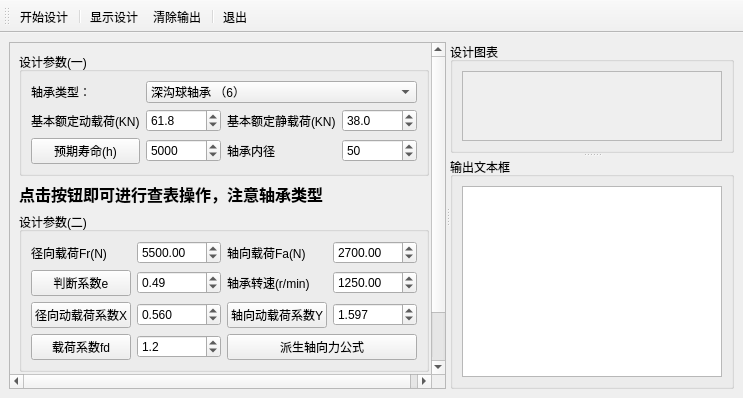
<?xml version="1.0" encoding="UTF-8"?>
<ui version="4.0">
 <class>BearingDesignUI</class>
 <widget class="QMainWindow" name="BearingDesignUI">
  <property name="geometry">
   <rect>
    <x>0</x>
    <y>0</y>
    <width>743</width>
    <height>398</height>
   </rect>
  </property>
  <property name="windowTitle">
   <string>轴承设计UI</string>
  </property>
  <widget class="QWidget" name="centralwidget">
   <layout class="QVBoxLayout" name="verticalLayout_5">
    <item>
     <widget class="QSplitter" name="splitter_2">
      <property name="orientation">
       <enum>Qt::Orientation::Horizontal</enum>
      </property>
      <widget class="QScrollArea" name="scrollArea">
       <property name="widgetResizable">
        <bool>true</bool>
       </property>
       <widget class="QWidget" name="scrollAreaWidgetContents">
        <property name="geometry">
         <rect>
          <x>0</x>
          <y>0</y>
          <width>323</width>
          <height>342</height>
         </rect>
        </property>
        <layout class="QVBoxLayout" name="verticalLayout_4">
         <item>
          <widget class="QGroupBox" name="groupBox_3">
           <property name="title">
            <string>设计参数(一)</string>
           </property>
           <layout class="QGridLayout" name="gridLayout" columnstretch="1,1,1,1">
            <item row="1" column="1">
             <widget class="QDoubleSpinBox" name="spinC">
              <property name="decimals">
               <number>1</number>
              </property>
              <property name="maximum">
               <double>200.000000000000000</double>
              </property>
              <property name="value">
               <double>61.799999999999997</double>
              </property>
             </widget>
            </item>
            <item row="2" column="0">
             <widget class="QPushButton" name="btnLife">
              <property name="text">
               <string>预期寿命(h)</string>
              </property>
             </widget>
            </item>
            <item row="0" column="1" colspan="3">
             <widget class="QComboBox" name="comboBearing">
              <property name="currentIndex">
               <number>3</number>
              </property>
              <item>
               <property name="text">
                <string>调心球轴承 （1）</string>
               </property>
              </item>
              <item>
               <property name="text">
                <string>调心滚子轴承（2）</string>
               </property>
              </item>
              <item>
               <property name="text">
                <string>圆锥滚子轴承 （3）</string>
               </property>
              </item>
              <item>
               <property name="text">
                <string>深沟球轴承 （6）</string>
               </property>
              </item>
              <item>
               <property name="text">
                <string>角接触球轴承 （C）</string>
               </property>
              </item>
              <item>
               <property name="text">
                <string>角接触球轴承  (AC)</string>
               </property>
              </item>
              <item>
               <property name="text">
                <string>角接触球轴承  （B)</string>
               </property>
              </item>
              <item>
               <property name="text">
                <string>圆柱滚子轴承  (N)</string>
               </property>
              </item>
             </widget>
            </item>
            <item row="2" column="1">
             <widget class="QDoubleSpinBox" name="spinLife">
              <property name="decimals">
               <number>0</number>
              </property>
              <property name="maximum">
               <double>3000000.000000000000000</double>
              </property>
              <property name="value">
               <double>5000.000000000000000</double>
              </property>
             </widget>
            </item>
            <item row="1" column="0">
             <widget class="QLabel" name="label_2">
              <property name="text">
               <string>基本额定动载荷(KN)</string>
              </property>
             </widget>
            </item>
            <item row="1" column="2">
             <widget class="QLabel" name="label_3">
              <property name="text">
               <string>基本额定静载荷(KN)</string>
              </property>
             </widget>
            </item>
            <item row="1" column="3">
             <widget class="QDoubleSpinBox" name="spinCo">
              <property name="decimals">
               <number>1</number>
              </property>
              <property name="maximum">
               <double>200.000000000000000</double>
              </property>
              <property name="value">
               <double>38.000000000000000</double>
              </property>
             </widget>
            </item>
            <item row="2" column="3">
             <widget class="QDoubleSpinBox" name="spin_d">
              <property name="decimals">
               <number>0</number>
              </property>
              <property name="maximum">
               <double>150.000000000000000</double>
              </property>
              <property name="value">
               <double>50.000000000000000</double>
              </property>
             </widget>
            </item>
            <item row="0" column="0">
             <widget class="QLabel" name="label_4">
              <property name="text">
               <string>轴承类型：</string>
              </property>
             </widget>
            </item>
            <item row="2" column="2">
             <widget class="QLabel" name="label_10">
              <property name="text">
               <string>轴承内径</string>
              </property>
             </widget>
            </item>
           </layout>
          </widget>
         </item>
         <item>
          <widget class="QLabel" name="label_5">
           <property name="font">
            <font>
             <pointsize>12</pointsize>
             <bold>true</bold>
            </font>
           </property>
           <property name="text">
            <string>点击按钮即可进行查表操作，注意轴承类型</string>
           </property>
          </widget>
         </item>
         <item>
          <widget class="QGroupBox" name="groupBox_4">
           <property name="title">
            <string>设计参数(二)</string>
           </property>
           <layout class="QGridLayout" name="gridLayout_2" columnstretch="1,1,1,1">
            <item row="2" column="2">
             <widget class="QPushButton" name="btnY">
              <property name="text">
               <string>轴向动载荷系数Y</string>
              </property>
             </widget>
            </item>
            <item row="2" column="1">
             <widget class="QDoubleSpinBox" name="spinX">
              <property name="decimals">
               <number>3</number>
              </property>
              <property name="value">
               <double>0.560000000000000</double>
              </property>
             </widget>
            </item>
            <item row="3" column="0">
             <widget class="QPushButton" name="btn_f">
              <property name="text">
               <string>载荷系数fd</string>
              </property>
             </widget>
            </item>
            <item row="3" column="2" colspan="2">
             <widget class="QPushButton" name="btnFd">
              <property name="text">
               <string>派生轴向力公式</string>
              </property>
             </widget>
            </item>
            <item row="2" column="0">
             <widget class="QPushButton" name="btnX">
              <property name="text">
               <string>径向动载荷系数X</string>
              </property>
             </widget>
            </item>
            <item row="2" column="3">
             <widget class="QDoubleSpinBox" name="spinY">
              <property name="decimals">
               <number>3</number>
              </property>
              <property name="value">
               <double>1.597000000000000</double>
              </property>
             </widget>
            </item>
            <item row="3" column="1">
             <widget class="QDoubleSpinBox" name="spin_f">
              <property name="decimals">
               <number>1</number>
              </property>
              <property name="maximum">
               <double>99.000000000000000</double>
              </property>
              <property name="value">
               <double>1.200000000000000</double>
              </property>
             </widget>
            </item>
            <item row="0" column="3">
             <widget class="QDoubleSpinBox" name="spinFa">
              <property name="maximum">
               <double>120000.000000000000000</double>
              </property>
              <property name="value">
               <double>2700.000000000000000</double>
              </property>
             </widget>
            </item>
            <item row="0" column="1">
             <widget class="QDoubleSpinBox" name="spinFr">
              <property name="maximum">
               <double>120000.000000000000000</double>
              </property>
              <property name="value">
               <double>5500.000000000000000</double>
              </property>
             </widget>
            </item>
            <item row="1" column="0">
             <widget class="QPushButton" name="btn_e">
              <property name="text">
               <string>判断系数e</string>
              </property>
             </widget>
            </item>
            <item row="1" column="1">
             <widget class="QDoubleSpinBox" name="spin_e">
              <property name="value">
               <double>0.490000000000000</double>
              </property>
             </widget>
            </item>
            <item row="1" column="3">
             <widget class="QDoubleSpinBox" name="spin_n">
              <property name="maximum">
               <double>5000.000000000000000</double>
              </property>
              <property name="value">
               <double>1250.000000000000000</double>
              </property>
             </widget>
            </item>
            <item row="0" column="2">
             <widget class="QLabel" name="label_7">
              <property name="text">
               <string>轴向载荷Fa(N)</string>
              </property>
             </widget>
            </item>
            <item row="0" column="0">
             <widget class="QLabel" name="label_8">
              <property name="text">
               <string>径向载荷Fr(N)</string>
              </property>
             </widget>
            </item>
            <item row="1" column="2">
             <widget class="QLabel" name="label_9">
              <property name="text">
               <string>轴承转速(r/min)</string>
              </property>
             </widget>
            </item>
           </layout>
          </widget>
         </item>
         <item>
          <widget class="QLabel" name="label">
           <property name="font">
            <font>
             <pointsize>12</pointsize>
             <bold>true</bold>
            </font>
           </property>
           <property name="text">
            <string>基本额定载荷可查询该网站：</string>
           </property>
          </widget>
         </item>
         <item>
          <widget class="QLabel" name="label_6">
           <property name="font">
            <font>
             <pointsize>12</pointsize>
             <bold>true</bold>
            </font>
           </property>
           <property name="text">
            <string>https://www.skf.com/cn/products/rolling-bearings</string>
           </property>
          </widget>
         </item>
        </layout>
       </widget>
      </widget>
      <widget class="QSplitter" name="splitter">
       <property name="orientation">
        <enum>Qt::Orientation::Vertical</enum>
       </property>
       <widget class="QGroupBox" name="groupBox">
        <property name="title">
         <string>设计图表</string>
        </property>
        <layout class="QVBoxLayout" name="verticalLayout">
         <item>
          <widget class="QScrollArea" name="scrollArea_2">
           <property name="widgetResizable">
            <bool>true</bool>
           </property>
           <widget class="QWidget" name="scrollAreaWidgetContents_2">
            <property name="geometry">
             <rect>
              <x>0</x>
              <y>0</y>
              <width>829</width>
              <height>322</height>
             </rect>
            </property>
            <layout class="QVBoxLayout" name="verticalLayout_3">
             <item>
              <widget class="QLabel" name="labPic">
               <property name="text">
                <string/>
               </property>
               <property name="pixmap">
                <pixmap resource="res.qrc">:/images/images/Bearing_Lh.png</pixmap>
               </property>
              </widget>
             </item>
            </layout>
           </widget>
          </widget>
         </item>
        </layout>
       </widget>
       <widget class="QGroupBox" name="groupBox_2">
        <property name="title">
         <string>输出文本框</string>
        </property>
        <layout class="QVBoxLayout" name="verticalLayout_2">
         <item>
          <widget class="QPlainTextEdit" name="textEdit"/>
         </item>
        </layout>
       </widget>
      </widget>
     </widget>
    </item>
   </layout>
  </widget>
  <widget class="QToolBar" name="toolBar">
   <property name="windowTitle">
    <string>toolBar</string>
   </property>
   <property name="toolButtonStyle">
    <enum>Qt::ToolButtonStyle::ToolButtonTextUnderIcon</enum>
   </property>
   <attribute name="toolBarArea">
    <enum>TopToolBarArea</enum>
   </attribute>
   <attribute name="toolBarBreak">
    <bool>false</bool>
   </attribute>
   <addaction name="actStart"/>
   <addaction name="separator"/>
   <addaction name="actShow"/>
   <addaction name="actClear"/>
   <addaction name="separator"/>
   <addaction name="actExit"/>
  </widget>
  <action name="actStart">
   <property name="icon">
    <iconset resource="res.qrc">
     <normaloff>:/images/images/wizard24.png</normaloff>:/images/images/wizard24.png</iconset>
   </property>
   <property name="text">
    <string>开始设计</string>
   </property>
   <property name="toolTip">
    <string>开始设计</string>
   </property>
   <property name="menuRole">
    <enum>QAction::MenuRole::NoRole</enum>
   </property>
  </action>
  <action name="actShow">
   <property name="icon">
    <iconset resource="res.qrc">
     <normaloff>:/images/images/704.bmp</normaloff>:/images/images/704.bmp</iconset>
   </property>
   <property name="text">
    <string>显示设计</string>
   </property>
   <property name="menuRole">
    <enum>QAction::MenuRole::NoRole</enum>
   </property>
  </action>
  <action name="actClear">
   <property name="icon">
    <iconset resource="res.qrc">
     <normaloff>:/images/images/103.bmp</normaloff>:/images/images/103.bmp</iconset>
   </property>
   <property name="text">
    <string>清除输出</string>
   </property>
   <property name="toolTip">
    <string>清除输出</string>
   </property>
   <property name="menuRole">
    <enum>QAction::MenuRole::NoRole</enum>
   </property>
  </action>
  <action name="actExit">
   <property name="icon">
    <iconset resource="res.qrc">
     <normaloff>:/images/images/exit.bmp</normaloff>:/images/images/exit.bmp</iconset>
   </property>
   <property name="text">
    <string>退出</string>
   </property>
   <property name="toolTip">
    <string>退出程序</string>
   </property>
   <property name="menuRole">
    <enum>QAction::MenuRole::NoRole</enum>
   </property>
  </action>
 </widget>
 <resources>
  <include location="res.qrc"/>
 </resources>
 <connections>
  <connection>
   <sender>actExit</sender>
   <signal>triggered()</signal>
   <receiver>BearingDesignUI</receiver>
   <slot>close()</slot>
   <hints>
    <hint type="sourcelabel">
     <x>-1</x>
     <y>-1</y>
    </hint>
    <hint type="destinationlabel">
     <x>371</x>
     <y>198</y>
    </hint>
   </hints>
  </connection>
  <connection>
   <sender>actClear</sender>
   <signal>triggered()</signal>
   <receiver>textEdit</receiver>
   <slot>clear()</slot>
   <hints>
    <hint type="sourcelabel">
     <x>-1</x>
     <y>-1</y>
    </hint>
    <hint type="destinationlabel">
     <x>535</x>
     <y>309</y>
    </hint>
   </hints>
  </connection>
 </connections>
</ui>
